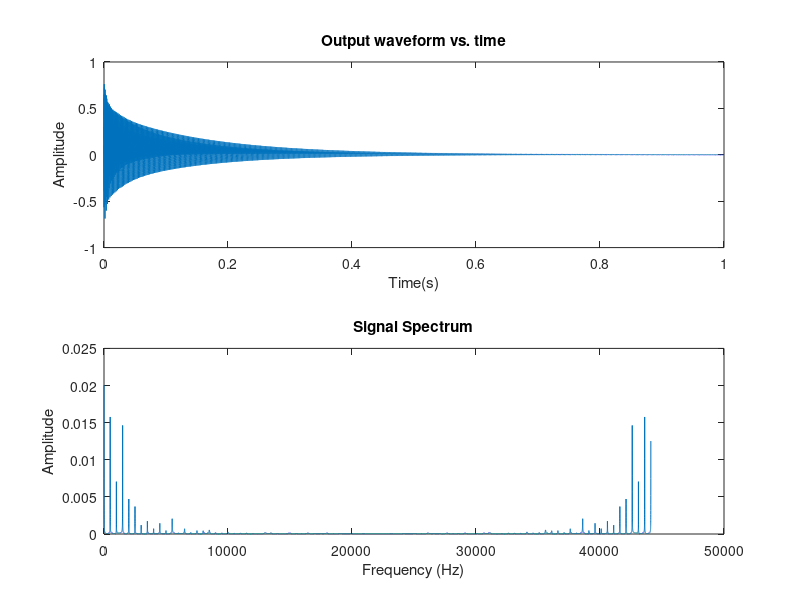

Reproduce this figure in MATLAB. (Note: this script raises an error after producing the figure.)
% % % % % % % % % % % % % % % % % % % % % % % % % % % % % % 
%            Modified Karplus-Strong Algorithm
%                 for a plucked string
%                  Ruthu Prem Kumar 
%                    February 2020
% 
%     This Program first creates a short 
%     white noise passed through dynamic filter
%     and then performs the modified Karplus-Strong 
%     Algorithm with an all-pass filter
%     to produce a harmonic structure similar
%     to that of a plucked string
% 
%     The fundamental frequency of the output
%     matches better with the actual fundamental frequency,
%     as compared to the basic algorithm
%
% % % % % % % % % % % % % % % % % % % % % % % % % % % % % % 


clear all; close all;       % Ensuring all variables are closed and cleared

%s = rng(0);                % To Produce a fixed set of random numbers each time for a consistent tone

Fs = 44100;                 % Sample Rate Fs (samples/s)
f0 = 500;                   % Fundamental frequency (Hz)

Nexact = Fs/f0 - 0.5;       % Ideal Delay line length (samples)
N = floor(Nexact);          % Actual Delay Line Length (samples)   
P = Nexact - N;             % Fractional Delay (samples)

C = (1-P)/(1+P);            % All pass filter coefficient


rho = 0.99;                % Loss Factor
R = 0.5;                    % Dynamics filter coefficient

dur = 1;                  % Length of simulation (s) 

M = round(Fs*dur);                 % Length of simulation in samples

%%%%%%%%%%%----Pre - filter -----%%%%%%%%%%%%%%%%%

v = 2*rand(N+1,1)-1;        % Input noise vector

u = filter((1-R),[1,-R],v); % Dynamics filter output

%%%%%%%%%%------ Main Algorithm------ %%%%%%%%%%%%%

y = [ u ;zeros(M-(N+1),1)]; %Initialising output vector y


% For loop to calculate rest of y using the recursion 
for n = N+1:M-1
    
    y(n+1) = (rho/2)*(y(n+1-N) + y(n-N));
    
end

%%%%%%%%%%%%%----MODIFIED ALGORITHM-------%%%%%%%%%%%%


xp0 = 0; yp0 = 0;

% Last input sample to allpass filter
xp1 = y(1);
% Initial condition for allpass filter
yp1 = 0;
for n=N+1:M-1 
    
    %Grab input sample to allpass filter
    xp0 = y(n-N+1);
    
    %Calculate output sample from allpass filter
    %Using only intermediate variables xp0, xp1, yp0 and yp1
    
    yp0 = C*xp0 + xp1 - C*yp1;
    
    %calculate next sample of Karplus-Strong, based only on yp0 and yp1
    y(n+1) = (rho/2)*(yp0+yp1);
        
    %step forward in time with your intermediate variables
    xp1=xp0; yp1=yp0;
end

% Play Audio File
soundsc(y,Fs);    

%%%%%%%%--------- PLOTS ----------%%%%%%%%%%


% Waveform - Time Plot %%
subplot(2,1,1)

plot([1:M]/Fs,y)
xlabel('Time(s)'); ylabel('Amplitude'); title('Output waveform vs. time');
xlim([0 dur]);

%% Spectrum Plot %%
subplot(2,1,2)

plot(linspace(0,Fs,M),abs(fft(y))/M,'LineWidth',0.75);
xlabel('Frequency (Hz)'); ylabel('Amplitude'); title('Signal Spectrum');
xline(f0); xlim([0 Fs/2]); 




